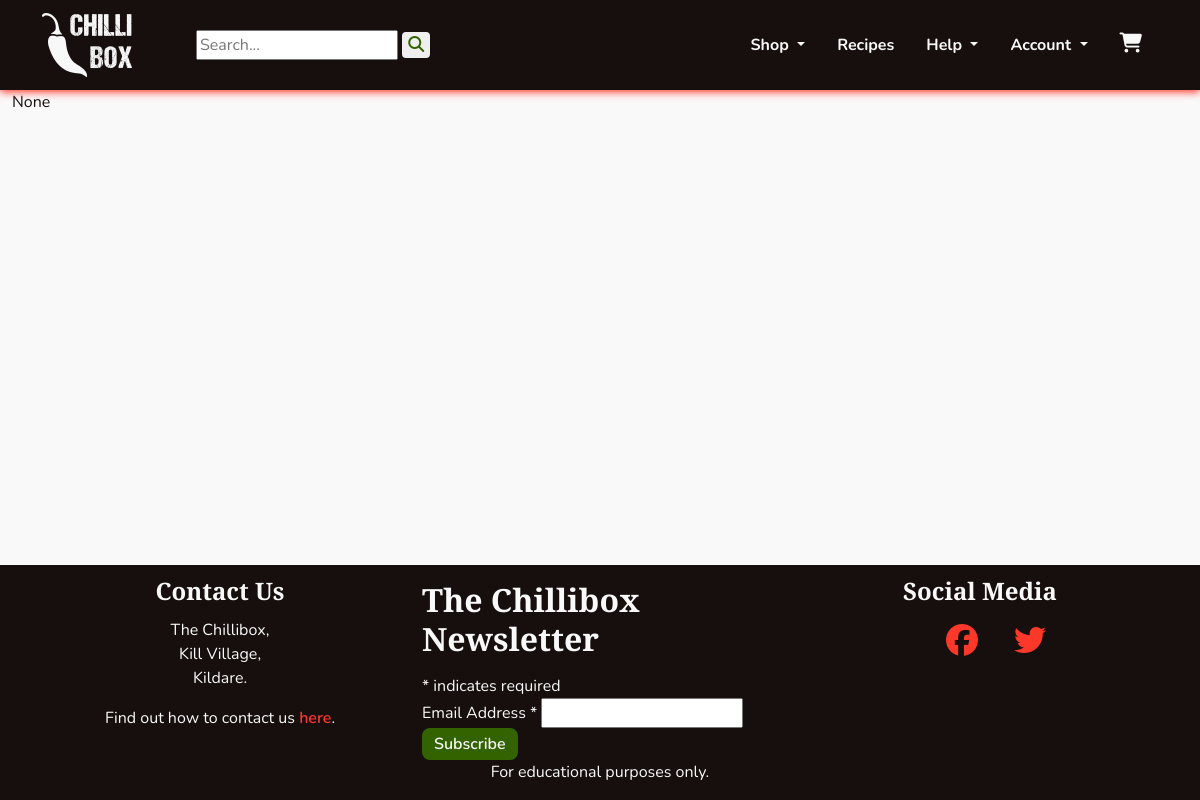
The page /cart/view_held/ on the database as committed earlier.
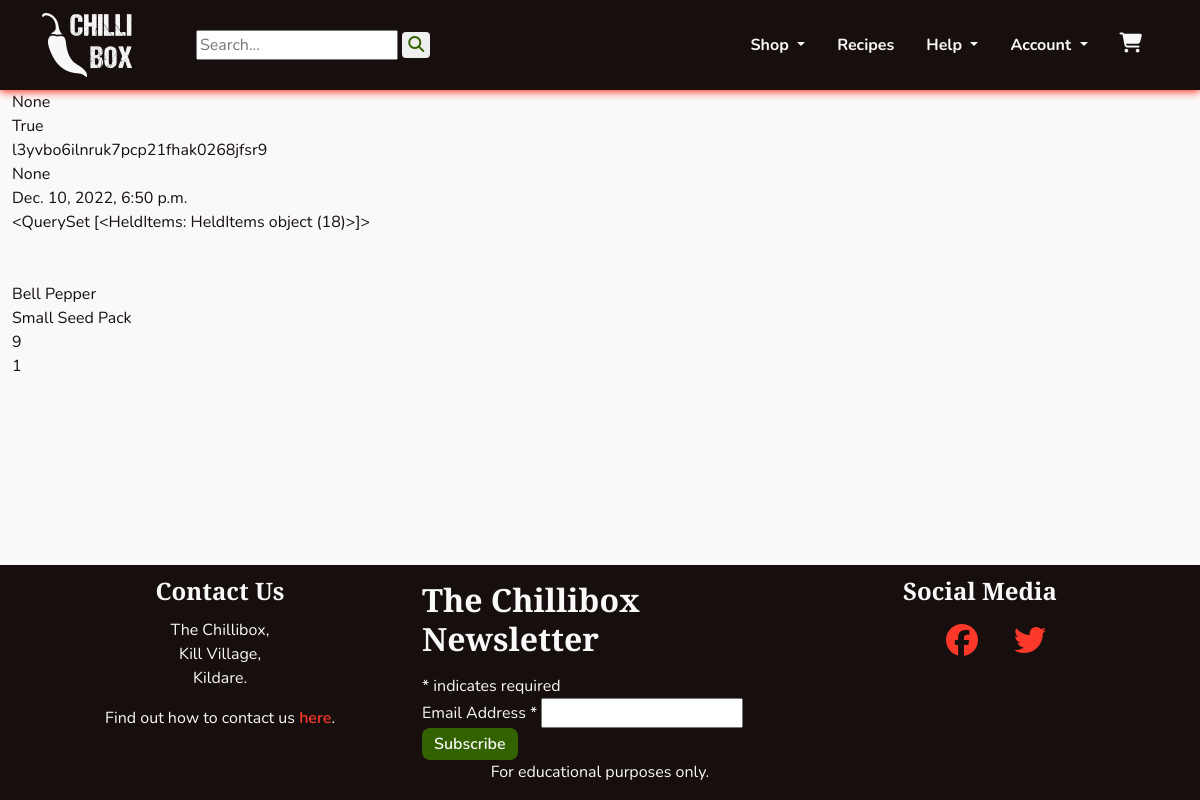
The same page on the database as committed later.
### cart/models.py (models this page shows, shortened)
class HeldCart(models.Model):
    cart_key = models.CharField(max_length=80)
    owner = models.ForeignKey(User, on_delete=models.SET_NULL, null=True,
                              blank=True)
    hold_time_start = models.DateTimeField(auto_now=True)
    def check_time(self):
        time_passed = (timezone.now() - self.hold_time_start)
        return (time_passed.total_seconds() / 60.0) > settings.CART_HOLD_TIME_MINUTES  # noqa

class HeldItems(models.Model):
    cart = models.ForeignKey(HeldCart, on_delete=models.CASCADE,
                             related_name='held_items')
    product = models.ForeignKey(Product, on_delete=models.CASCADE)
    variant = models.ForeignKey(Variant, on_delete=models.CASCADE,
                                related_name='held_stock')
    qty = models.PositiveIntegerField(default=0)
    added_on = models.DateTimeField(auto_now=True)

### products/models.py (models this page shows, shortened)
class Product(models.Model):
    category = models.ForeignKey(Category, on_delete=models.SET_NULL,
                                 null=True, blank=True, related_name='product')
    subcategory = models.CharField(max_length=8, choices=SUBCATEGORIES,
                                   blank=True)
    name = models.CharField(max_length=255)
    slug = models.SlugField()
    description = models.TextField(null=True, blank=True,
                                   help_text='Include a description for the \
                                   product\'s page.')
    excerpt = models.TextField(null=True, blank=True, help_text='Include a \
                               brief summary of the product.')
    ingredients = models.CharField(max_length=140, null=True, blank=True,
                                   help_text='For sauces, please include the \
                                   ingredients.')
    growth_time = models.CharField(max_length=140, null=True, blank=True,
                                   help_text='For seeds, please include the \
                                   growth time to maturity.')
    heat_level = models.CharField(max_length=140, null=True, blank=True,
                                  help_text='In scovilles or more generally \
                                  (eg \'hot\') where appropriate.')
    origin = models.CharField(max_length=80, null=True, blank=True,
                              help_text='Origin of the seeds.')
    box_contents = models.ManyToManyField('self', blank=True, help_text='Add \
                                          products for seed and sauce boxes.')
    image = models.ImageField(upload_to='uploads/', null=True, blank=True)
    thumbnail = models.ImageField(upload_to='uploads/', null=True, blank=True,
                                  help_text='If not added, will be \
                                  auto-generated from image.')
    added_on = models.DateField(auto_now_add=True)
    class Meta:
        ordering = ('name',)
        get_latest_by = ('added_on',)
    def __str__(self):
        return self.name

class Variant(models.Model):
    product = models.ForeignKey(Product, on_delete=models.CASCADE,
                                related_name='variants')
    size = models.CharField(max_length=80)
    price = models.DecimalField(max_digits=5, decimal_places=2)
    current_stock = models.PositiveIntegerField(default=0,
                                                help_text='Default is 0.')
    in_stock = models.BooleanField(default=False,
                                   help_text='Updates when current stock \
                                   updated.')
    class Meta:
        verbose_name_plural = 'Variants'
    def __str__(self):
        return self.size

### cart/views.py (the view)
# urls.py: path('view_held/', views.ViewHeld.as_view())
class ViewHeld(View):
    def get(self, request):
        session_key = request.session.session_key
        held_items = HeldCart.objects.all()
        template_name = 'cart/view_held.html'
        context = {
            'held_items': held_items,
            'session_key': session_key,
            }
        return render(request, template_name, context)

### cart/templates/cart/view_held.html (shortened to what this page needs)
{% extends 'base.html' %}
{% block content %}
{{ session_key }}
<br>
{% for held_cart in held_items %}
{{ held_cart.check_time }}
<br>
{{ held_cart.cart_key }}
<br>
{{ held_cart.owner }}
<br>
{{ held_cart.hold_time_start }}
<br>
{{ held_cart.held_items.all }}
<br>
<br>
<br>
{% for item in held_cart.held_items.all %}
{{ item.product }}
<br>
{{ item.variant }}
<br>
{{ item.variant.id }}
<br>
{{ item.qty }}
<br>
{% endfor %}
{% endfor %}
{% endblock %}

Rows that differ between the two databases and show on the page:
added HeldCart: check_time "True", cart_key "l3yvbo6ilnruk7pcp21fhak0268jfsr9", owner "None", hold_time_start "Dec. 10, 2022, 6:50 p.m.", held_items.all "<QuerySet [<HeldItems: HeldItems object (18)>]>"
added HeldItems: product "Bell Pepper", variant "Small Seed Pack", variant.id "9", qty "1"
